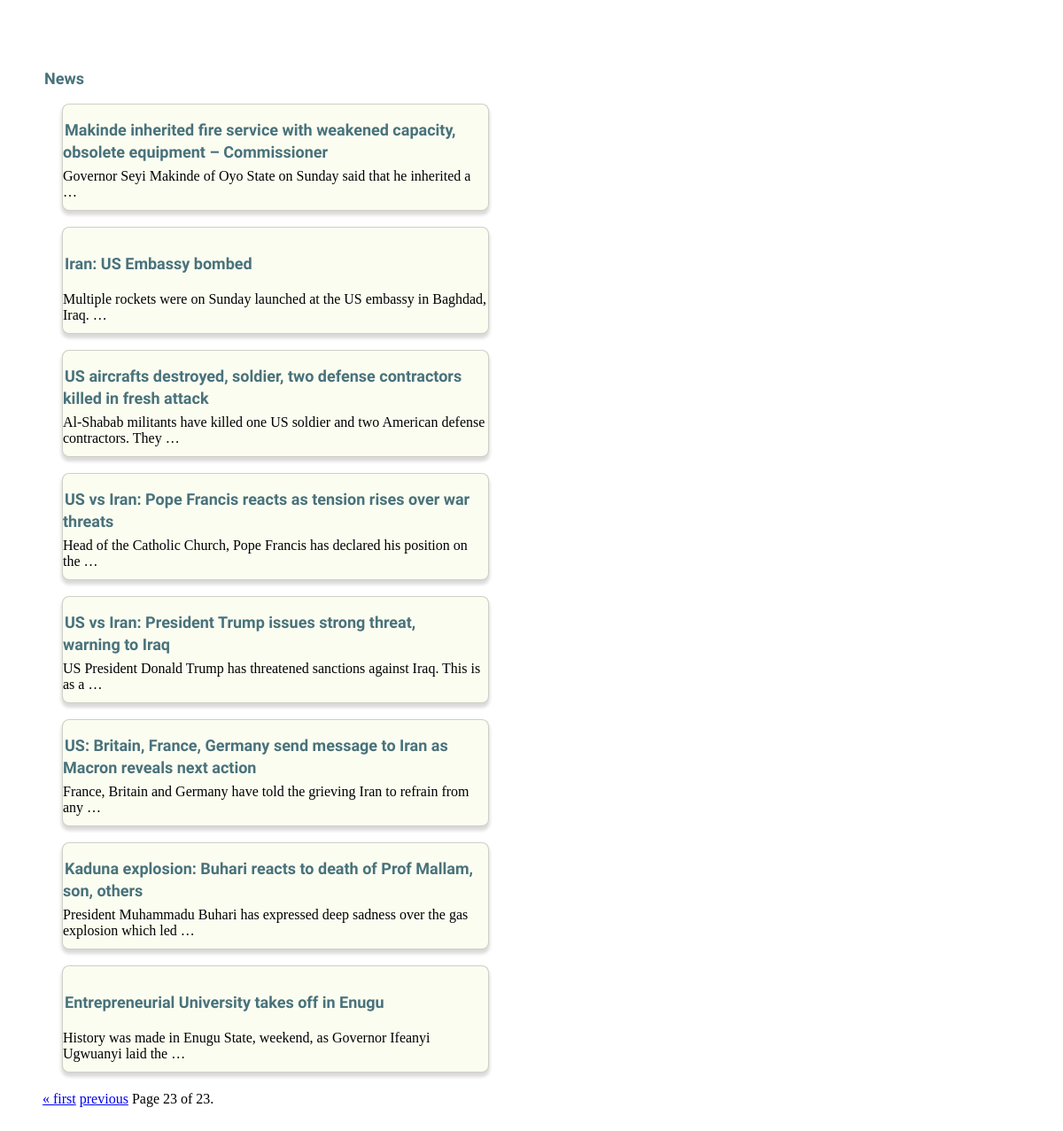
The app's page /?page=23 with its own data.
### news/models.py (models this page shows, shortened)
class Headline(models.Model):
    title = models.CharField(max_length=200)
    contentt = RichTextField(blank=True, null=True)
    slug = models.SlugField(unique=True)

### news/views.py (the view)
# urls.py: 2. Add a URL to urlpatterns:  path('', views.home, name='home')
def home(request):
    headlines_list = Headline.objects.all().order_by('-id')
    paginator = Paginator(headlines_list, 10)
    page = request.GET.get('page')
    try:
        headlines = paginator.page(page)
    except PageNotAnInteger:
        headlines = paginator.page(1)
    except EmptyPage:
        headlines = paginator.page(paginator.num_pages)
    context = {
        'object_list': headlines,
    }
    return render(request, "home.html", context)

### templates/home.html (shortened to what this page needs)
{% load el_pagination_tags %}
<!DOCTYPE html>
<html>
<head>
     <link rel="stylesheet" href="https://use.fontawesome.com/releases/v5.8.2/css/all.css"
>
</head>
<body>
 <h1>News</h1>
    {% for object in object_list %}
    <div class="animated animatedFadeInUp fadeInUp">
        <div class="cardd">
            <h1><a class="werr" href="{% url 'details' object.slug %}">{{ object.title }}</a></h1>
            <br>
            <br>
            <br>
            <br>
            {{ object.contentt|safe|truncatewords:"13" }}
        </div>
    </div>
        <br>
  {% endfor %}
 <br>  <br>   <br>  <br>
<div class="pontainer ">
    <span class="step-links">
        {% if object_list.has_previous %}
            <a href="?page=1">&laquo; first</a>
            <a href="?page={{ object_list.previous_page_number }}">previous</a>
        {% endif %}
        <span class="current">
            Page {{ object_list.number }} of {{ object_list.paginator.num_pages }}.
        </span>
    </span>
</div>
</body>
</html>

### templates/home.html (style rules this page uses)
a.werr { position: absolute; width: 467px; height: 57px; font-family: Heebo; font-style: normal; font-weight: bold; font-size: 18px; line-height: 25px; display: flex; align-items: center; text-indent: 2px; color: #49727B; text-decoration: none; }
h1 { position: absolute; width: 467px; height: 57px; font-family: Heebo; font-style: normal; font-weight: bold; font-size: 18px; line-height: 25px; display: flex; align-items: center; text-indent: 2px; color: #49727B; text-decoration: none; }
.cardd { position: relative; width: 482px; height: 121px; left: 22px; top: 69px; animation: 10s slide-up; margin-top: 0%; background: #FBFDF1; border: 1px solid rgba(99, 94, 94, 0.29); box-shadow: 0px 4px 4px rgba(255, 249, 249, 0.4), 0px 4px 4px rgba(0, 0, 0, 0.25); border-radius: 8px; }
body { padding: 40px; }
.animated { animation-duration: 1s; animation-fill-mode: both; -webkit-animation-duration: 1s; -webkit-animation-fill-mode: both; }
.animatedFadeInUp { opacity: 0; }
.fadeInUp { opacity: 0; animation-name: fadeInUp; -webkit-animation-name: fadeInUp; }
*, *::after, *::before { box-sizing: border-box; }

### records on screen
Headline: title "Makinde inherited fire service with weakened capacity, obsolete equipment – Commissioner", contentt "Governor Seyi Makinde of Oyo State on Sunday said that he inherited a …"
Headline: title "Iran: US Embassy bombed", contentt "Multiple rockets were on Sunday launched at the US embassy in Baghdad, Iraq. …"
Headline: title "US aircrafts destroyed, soldier, two defense contractors killed in fresh attack", contentt "Al-Shabab militants have killed one US soldier and two American defense contractors. They …"
Headline: title "US vs Iran: Pope Francis reacts as tension rises over war threats", contentt "Head of the Catholic Church, Pope Francis has declared his position on the …"
Headline: title "US vs Iran: President Trump issues strong threat, warning to Iraq", contentt "US President Donald Trump has threatened sanctions against Iraq. This is as a …"
Headline: title "US: Britain, France, Germany send message to Iran as Macron reveals next action", contentt "France, Britain and Germany have told the grieving Iran to refrain from any …"
Headline: title "Kaduna explosion: Buhari reacts to death of Prof Mallam, son, others", contentt "President Muhammadu Buhari has expressed deep sadness over the gas explosion which led …"
Headline: title "Entrepreneurial University takes off in Enugu", contentt "History was made in Enugu State, weekend, as Governor Ifeanyi Ugwuanyi laid the …"

### other values on screen
{{ object_list.number }} "23"
{{ object_list.paginator.num_pages }} "23"
